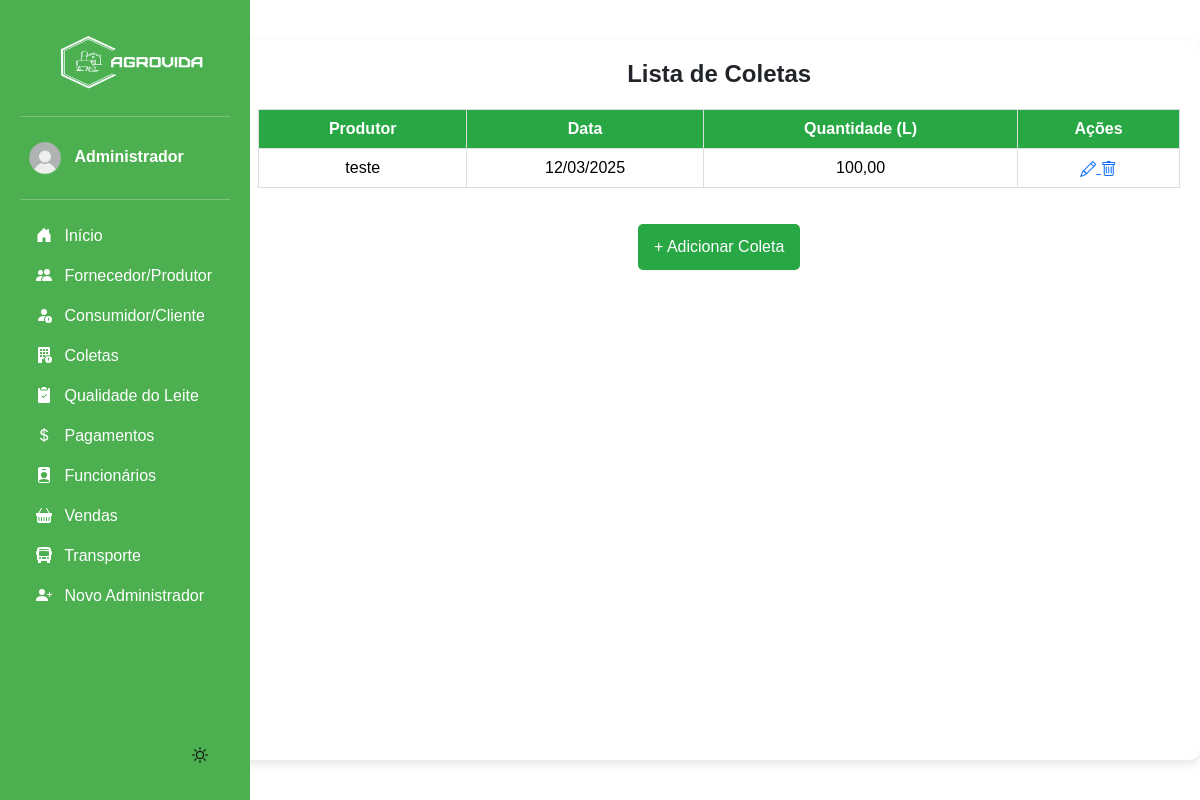
The app's page /listar_coleta/ (signed in) with its own data.
### app/models.py (models this page shows, shortened)
class Coleta(models.Model):
    produtor = models.ForeignKey('Produtor', on_delete=models.CASCADE)
    data = models.DateField()
    quantidade_litros = models.DecimalField(max_digits=10, decimal_places=2)

class Produtor(models.Model):
    nome = models.CharField(max_length=100)
    fazenda = models.CharField(max_length=150)
    localizacao = models.CharField(max_length=255)
    telefone = models.CharField(max_length=20)
    ativo = models.BooleanField(default=True)  # Campo para verificar se o produtor está ativo
    def __str__(self):
        return self.nome

### app/views.py (the view)
# urls.py: path("listar_coleta/", views.listar_coleta, name="listar_coleta"),
@login_required(login_url='login_index')
def listar_coleta(request):
    coletas = Coleta.objects.all()
    return render(request, 'app/listar_coleta.html', {'coletas': coletas})

### app/templates/app/listar_coleta.html (shortened to what this page needs)
{% extends "base.html" %}
{% load static %}
{% block content %}
  <div class="container">
    <h2 class="title">Lista de Coletas</h2>
      {% if coletas %}
        <table class="table">
          <thead>
            <tr>
              <th>Produtor</th>
              <th>Data</th>
              <th>Quantidade (L)</th>
              <th>Ações</th>
            </tr>
          </thead>
          <tbody>
            {% for coleta in coletas %}
                <tr>
                    <td>{{ coleta.produtor }}</td>
                    <td>{{ coleta.data|date:"d/m/Y" }}</td>
                    <td>{{ coleta.quantidade_litros}}</td>
                    <td class="actions">
                      <a href="{% url 'editar_coleta' coleta.id %}" title="Editar">
                        <i class="bi bi-pencil"></i>
                      </a>
                      <a href="{% url 'excluir_coleta' coleta.id %}" title="Excluir" onclick="return confirm('Tem certeza que deseja excluir esta coleta?')">
                        <i class="bi bi-trash"></i>
                      </a>
                    </td>
                </tr>
            {% endfor %}
          </tbody>
        </table>
      {% else %}
        <p class="no-products">Nenhuma coleta cadastrada ainda.</p>
      {% endif %}
      <a href="{% url 'cadastrar_coleta' %}" class="btn btn-add">+ Adicionar Coleta</a>
  </div>
{% endblock %}

### base/templates/modulos/sidebar.html (shortened to what this page needs)
{% load static %}
<body>
<div class="container-sidebar">
    <div id="sidebar" class="sidebar">
        <img src="{% static 'img/logo.png' %}" alt="Logo" width="200" height="80" class="logo">
        <hr>
            <a href="#" class="nav-link text-white" data-bs-toggle="dropdown" aria-expanded="false" style="border-radius: 10px;">
                <img src="{% static "img/usuario.png" %}" alt="" width="50" height="50" class="rounded-circle">
                <strong>{{ request.user.first_name }}</strong>
            </a>
        <hr>
        <ul class="nav nav-pills flex-column mb-auto">
            <li>
                <a href="{% url "dashboard" %}" class="nav-link text-white">
                    <svg class="bi pe-none me-2" width="16" height="16"><use xlink:href="#home"/></svg>
                    Início
                </a>
            </li>
            <li>
                <a href="{% url "listar_produtor" %}" class="nav-link text-white">
                    <svg class="bi pe-none me-2" width="16" height="16"><use xlink:href="#produtores"/></svg>
                    Fornecedor/Produtor
                </a>
            </li>
            <li>
                <a href="{% url "listar_cliente" %}" class="nav-link text-white">
                    <svg class="bi pe-none me-2" width="16" height="16"><use xlink:href="#clientes"/></svg>
                    Consumidor/Cliente
                </a>
            </li>
            <li>
                <a href="{% url "listar_coleta" %}" class="nav-link text-white">
                    <svg class="bi pe-none me-2" width="16" height="16"><use xlink:href="#coleta"/></svg>
                    Coletas
                </a>
            </li>
            <li>
                <a href="{% url "listar_qualidade" %}" class="nav-link text-white">
                    <svg class="bi pe-none me-2" width="16" height="16"><use xlink:href="#qualidade"/></svg>
                    Qualidade do Leite
                </a>
            </li>
            <li>
                <a href="{% url "listar_pagamentos" %}" class="nav-link text-white">
                    <svg class="bi pe-none me-2" width="16" height="16"><use xlink:href="#dinheiro"/></svg>
                    Pagamentos
                </a>
            </li>
            <li>
                <a href="{% url "listar_funcionarios" %}" class="nav-link text-white">
                    <svg class="bi pe-none me-2" width="16" height="16"><use xlink:href="#funcionario"/></svg>
                    Funcionários
                </a>
            </li>
            <li>
                <a href="{% url "listar_vendas" %}" class="nav-link text-white">
                    <svg class="bi pe-none me-2" width="16" height="16"><use xlink:href="#venda"/></svg>
                    Vendas
                </a>
            </li>
            <li>
                <a href="{% url "listar_transporte" %}" class="nav-link text-white">
                    <svg class="bi pe-none me-2" width="16" height="16"><use xlink:href="#transporte"/></svg>
                    Transporte
                </a>
            </li>
            <li>
                <a href="{% url "cadastrar_admin" %}" class="nav-link text-white">
                    <svg class="bi pe-none me-2" width="16" height="16"><use xlink:href="#admin"/></svg>
                    Novo Administrador
                </a>
            </li>
        </ul>
        <button id="theme-toggle">
        <svg id="theme-icon" width="24" height="24" fill="currentColor"></svg>
        </button>
    </div>
    <div class="b-example-divider b-example-vr"></div>
    </div>
</body>

### base/static/css/inicio.css (style rules this page uses)
html, body { font-family: Arial, sans-serif; transition: background 0.3s, color 0.3s; height: 100vh; width: 100vw; margin: 0; display: flex; }
.b-example-divider { width: 100%; height: 3rem; }
.b-example-vr { flex-shrink: 0; width: 1.5rem; height: 100vh; }
.bi { vertical-align: -.125em; fill: currentColor; }
.nav-link { color: #222222; }
li { display: flex; width: 100%; }
.container { max-width: auto; margin: 40px auto; padding: 20px; background: #fff; border-radius: 10px; box-shadow: 0 4px 10px rgba(0, 0, 0, 0.1); display: flex; flex-direction: column; height: auto; align-items: stretch; text-align: center; }
.title { text-align: center; font-size: 24px; font-weight: bold; margin-bottom: 20px; }
.table { width: 100%; border-collapse: collapse; }
.table th, .table td { padding: 10px; border: 1px solid #ddd; text-align: center; }
.table th { background-color: #28a745; color: white; }
.btn { padding: 8px 12px; text-decoration: none; border-radius: 5px; transition: all 0.3s ease; }
.btn-add { display: block; width: max-content; margin: 20px auto; background: #28a745; color: white; padding: 10px 15px; font-size: 16px; }
#theme-toggle { display: flex; justify-content: end; align-items: end; border: none; cursor: pointer; background-color: transparent; }
#theme-icon { width: 32px; height: 32px; fill: currentColor; }
[data-bs-theme="light"] { background: #ffffff; color: #121212; transition: all 0.3s ease-in-out; }

### base/static/css/sidebar.css (style rules this page uses)
.sidebar { width: 250px; background: #4CAF50; padding: 20px; height: 100vh; color: white; position: fixed; left: 0; top: 0; bottom: 0; overflow-y: auto; display: flex; flex-direction: column; z-index: 1000; }
.container-sidebar { height: 100vh; width: 300px; }

### records on screen
Coleta: produtor "teste", data "12/03/2025", quantidade_litros "100,00"

### other values on screen
{{ request.user.first_name }} "Administrador"
